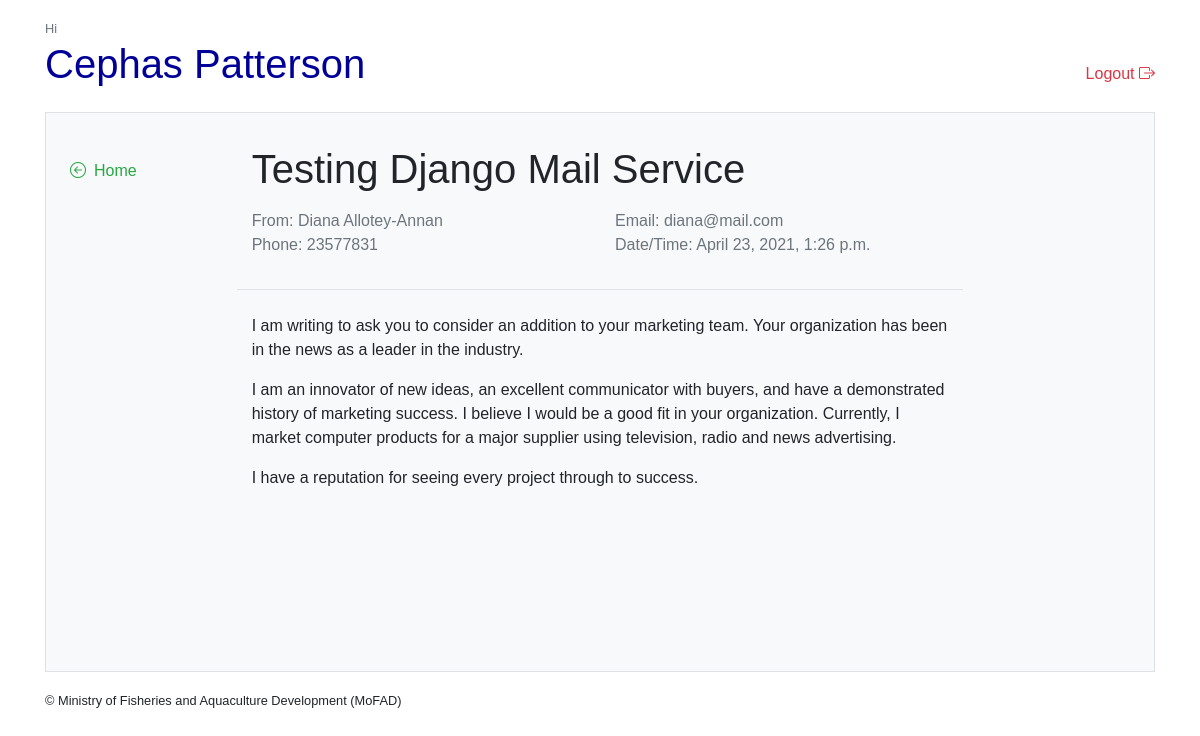
The page /contact-panel/2021-04-23-1326220000 (signed in) on the database its author committed.
### archives/models.py (models this page shows, shortened)
class Contact(models.Model):
    name = models.CharField(max_length=100)
    email = models.EmailField()
    phone = models.CharField(max_length=14)
    subject = models.CharField(max_length=200)
    message = RichTextField()
    is_read = models.BooleanField(default=False)
    slug = models.SlugField(default="")
    date = models.DateTimeField(default=timezone.now)
    class Meta:
        ordering = ["-date"]
    def save(self, *args, **kwargs):
        self.slug = slugify(self.date)
        return super(Contact, self).save(*args, **kwargs)

### archives/views.py (the view)
class ContactDetailView(LoginRequiredMixin, generic.View):
    def get(self, request, *args, **kwargs):
        if "slug" in self.kwargs:
            message = Contact.objects.get(slug=self.kwargs["slug"])
            message.is_read = True
            message.save()
            message.refresh_from_db()
        context = {"message": message}
        return render(request, "archives/contact_detail.html", context)

### archives/templates/archives/contact_detail.html
{% extends 'base2.html' %}
{% block content %}
<div class="row mt-2">
    <div class="col-2 pt-3">
        <a href="{% url 'contact-panel' %}" class="text-success">
            <h6><i class="bi bi-arrow-left-circle mr-2 "></i>Home</h5>
        </a>
    </div>
    <div class="col-8 pb-3 border-bottom">
        <h1>{{message.subject}}</h1>
        <div class="my-3">
            <div class="row text-muted">
                <div class="col">
                    <span class="mr-3">From: {{message.name}}</span>
                </div>
                <div class="col">
                    <span class="mr-3">Email: {{message.email}}</span>
                </div>
            </div>
            <div class="row text-muted">
                <div class="col">
                    <span class="mr-3">Phone: {{message.phone}}</span>
                </div>
                <div class="col">
                    <span class="mr-3">Date/Time: {{message.date}}</span>
                </div>
            </div>
        </div>
    </div>
</div>
<div class="row justify-content-center py-4">
    <div class="col-8">
        {{message.message|safe}}
    </div>
</div>
{% endblock content %}

### archives/templates/base2.html (shortened to what this page needs)
<!DOCTYPE html>
{% load static %}
<html lang="en">
<head>
    <link rel="stylesheet" href="https://cdn.jsdelivr.net/npm/bootstrap@4.5.3/dist/css/bootstrap.min.css"
 />
    <link rel="stylesheet" href="https://cdn.jsdelivr.net/npm/bootstrap-icons@1.4.0/font/bootstrap-icons.css">
    <link rel="stylesheet" href="{% static 'main.css' %}" />
</head>
<body>
    <section class="my-3">
        <div class="container pb-4">
            <div class="d-flex">
                <div>
                    <small class="text-muted">Hi</small>
                    <h1 class="text-navy">{{user.first_name}} {{user.last_name}}</span></h3>
                </div>
                <div class="ml-auto pt-5">
                    <a href="{% url 'logout' %}" class="text-danger">
                        <h6>Logout <i class="bi bi-box-arrow-right"></i></h6>
                    </a>
                </div>
            </div>
            <div class="bg-light border my-3 p-4" style="min-height: 70vh;">
                {% block content %}
                {% endblock content %}
            </div>
            <small>&copy; Ministry of Fisheries and Aquaculture Development (MoFAD)</small>
        </div>
    </section>
</body>
</html>

### static/css/main.css (style rules this page uses)
html, body { margin: 0; padding: 0; font-family: "Josefin Sans", sans-serif !important; box-sizing: border-box; scroll-behavior: smooth !important; background-color: #fff; }
a { text-decoration: none !important; }
.text-navy { color: #000099 !important; }

### rows shown on the page
Contact: subject "Testing Django Mail Service", name "Diana Allotey-Annan", email "diana@mail.com", phone "23577831", date "April 23, 2021, 1:26 p.m.", message "I am writing to ask you to consider an addition to your marketing team. Your organization has been in the news as a leader in the industry. I am an innovator of new ideas, an excellent communicator with buyers, and have a demonstrated history of marketing success. I believe I would be a good fit in your organization. Currently, I market computer products for a major supplier using television, radio and news advertising. I have a reputation for seeing every project through to success."

### other values the page prints
{{ user.first_name }} "Cephas"
{{ user.last_name }} "Patterson"
